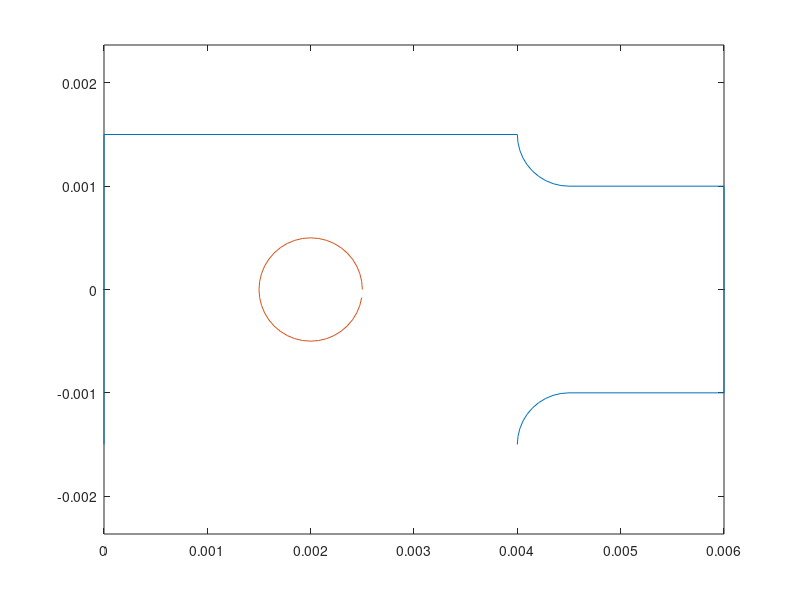

Here is the MATLAB script that generated this plot: (Note: this script raises an error after producing the figure.)
## -*- texinfo -*-
## @deftypefn  {} {} SwanbomHole.m
##
## This is a demo file  inside the `doc/Examples/Elasticity/` directory@*
## Find the description in the documentation FEMdoc.pdf
##
## @end deftypefn

%% based on www.youtube.com/watch?v=AXL4ll3aRB8

%% construct the domain
N = 10;
al90 = linspace(0,pi/2,N+1)'; xr = 0.5*cos(al90); yr = 0.5*sin(al90);
al360 = linspace(0,2*pi,4*N+1)'; al360 = al360(1:end-1);
Hole.name = 'Hole'; Hole.point = 1e-3*[2,0]; Radius = 0.5e-3;
Hole.border = [2e-3+Radius*cos(al360), Radius*sin(al360), -22*ones(size(al360))];
x = 1e-3*[0;0;4.5-xr;6;6;4.5-flipud(xr)];
y = 1e-3*[-1.5;1.5;1.5-yr;1;-1;-1.5+flipud(yr)];
BC = [32;22;22*ones(size(al90));11;22;22*ones(size(al90))];
figure(1); plot(x,y,'-',Hole.border(:,1),Hole.border(:,2)); axis equal

Mesh = CreateMeshTriangle("Swanbom",[x,y,-BC],0.1e-6,Hole);
figure(2); FEMtrimesh(Mesh); axis equal
%Mesh = MeshUpgrade(Mesh,'quadratic');
Mesh = MeshUpgrade(Mesh,'cubic');

Load = 10;
E = 200e9; nu = 0.25; gN = {-Load/(3*0.5)*1e6,0}; %% data for steel
[u1,u2] = PlaneStress(Mesh,E,nu,{0,0},{0,0},gN);  %% solve the plane stress problem

figure(11); FEMtrimesh(Mesh,u1); xlabel('x'); ylabel('y'); zlabel('u_x'); view([-30,30])
figure(12); FEMtrimesh(Mesh,u2); xlabel('x'); ylabel('y'); zlabel('u_y'); view([-130,45])

[eps_xx,eps_yy,eps_xy]   = EvaluateStrain(Mesh,u1,u2);
figure(13); FEMtrimesh(Mesh,eps_xx); xlabel('x'); ylabel('y'); zlabel('\epsilon_{xx}')
figure(14); FEMtrimesh(Mesh,eps_yy); xlabel('x'); ylabel('y'); zlabel('\epsilon_{yy}')

[sigma_x,sigma_y,tau_xy] = EvaluateStress(Mesh,u1,u2,E,nu);
vonMises = EvaluateVonMises(sigma_x,sigma_y,tau_xy)*1e-6;
figure(21); FEMtrisurf(Mesh,vonMises); xlabel('x'); ylabel('y'); zlabel('von Mises [MPa]')
figure(22); FEMtricontour(Mesh,vonMises,51); xlabel('x'); ylabel('y'); title('von Mises [MPa]')
            colorbar(); axis equal
            hold on; plot([x;x(1)],[y;y(1)],'k'); hold off
figure(23); FEMtrimesh(Mesh,sigma_x*1e-6); xlabel('x'); ylabel('y'); zlabel('\sigma_x [MPa]')
figure(24); FEMtrimesh(Mesh,sigma_y*1e-6); xlabel('x'); ylabel('y'); zlabel('\sigma_y [MPa]')

Max_vonMises = max(vonMises)
